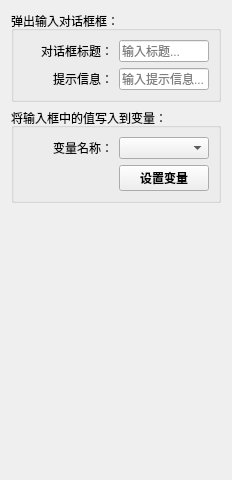
       <widget class="QWidget" name="tab_35">
        <attribute name="title">
         <string>获取对话框</string>
        </attribute>
        <layout class="QVBoxLayout" name="verticalLayout_77">
         <item>
          <widget class="QGroupBox" name="groupBox_47">
           <property name="title">
            <string>弹出输入对话框框：</string>
           </property>
           <layout class="QGridLayout" name="gridLayout_52" columnstretch="1,1">
            <item row="0" column="0">
             <widget class="QLabel" name="label_141">
              <property name="text">
               <string>对话框标题：</string>
              </property>
              <property name="alignment">
               <set>Qt::AlignmentFlag::AlignRight|Qt::AlignmentFlag::AlignTrailing|Qt::AlignmentFlag::AlignVCenter</set>
              </property>
             </widget>
            </item>
            <item row="0" column="1">
             <widget class="QLineEdit" name="lineEdit_24">
              <property name="placeholderText">
               <string>输入标题...</string>
              </property>
             </widget>
            </item>
            <item row="1" column="0">
             <widget class="QLabel" name="label_142">
              <property name="text">
               <string>提示信息：</string>
              </property>
              <property name="alignment">
               <set>Qt::AlignmentFlag::AlignRight|Qt::AlignmentFlag::AlignTrailing|Qt::AlignmentFlag::AlignVCenter</set>
              </property>
             </widget>
            </item>
            <item row="1" column="1">
             <widget class="QLineEdit" name="lineEdit_25">
              <property name="placeholderText">
               <string>输入提示信息...</string>
              </property>
             </widget>
            </item>
           </layout>
          </widget>
         </item>
         <item>
          <widget class="QGroupBox" name="groupBox_46">
           <property name="title">
            <string>将输入框中的值写入到变量：</string>
           </property>
           <layout class="QGridLayout" name="gridLayout_51" columnstretch="1,1">
            <item row="0" column="1">
             <widget class="QComboBox" name="comboBox_48"/>
            </item>
            <item row="0" column="0">
             <widget class="QLabel" name="label_140">
              <property name="text">
               <string>变量名称：</string>
              </property>
              <property name="alignment">
               <set>Qt::AlignmentFlag::AlignRight|Qt::AlignmentFlag::AlignTrailing|Qt::AlignmentFlag::AlignVCenter</set>
              </property>
             </widget>
            </item>
            <item row="2" column="0">
             <spacer name="horizontalSpacer_8">
              <property name="orientation">
               <enum>Qt::Orientation::Horizontal</enum>
              </property>
              <property name="sizeHint" stdset="0">
               <size>
                <width>84</width>
                <height>20</height>
               </size>
              </property>
             </spacer>
            </item>
            <item row="2" column="1">
             <widget class="QPushButton" name="pushButton_37">
              <property name="font">
               <font>
                <family>微软雅黑</family>
                <bold>true</bold>
               </font>
              </property>
              <property name="text">
               <string>设置变量</string>
              </property>
             </widget>
            </item>
           </layout>
          </widget>
         </item>
         <item>
          <spacer name="verticalSpacer_30">
           <property name="orientation">
            <enum>Qt::Orientation::Vertical</enum>
           </property>
           <property name="sizeHint" stdset="0">
            <size>
             <width>20</width>
             <height>266</height>
            </size>
           </property>
          </spacer>
         </item>
        </layout>
       </widget>
